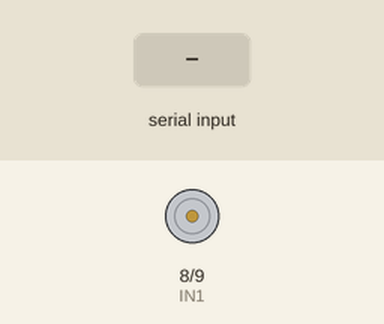
Recording of a sketch running on a simulated Arduino Uno, built with avr-gcc and run on an emulated ATmega328P. Shown: motor-driver pin pairs drawn as motors (green arrow = first pin HIGH = forward, orange = second pin HIGH = backward, longer = more drive, scaled by the enable pin). Inputs (shaded band) come from the test bench. What the sketch prints to the serial monitor is not drawn.

Above: at 1.2 s.
1.3 s: "1" received over Serial
Timing chart, 0 to 4.3 s (numbered marks = the images above; inputs shaded):
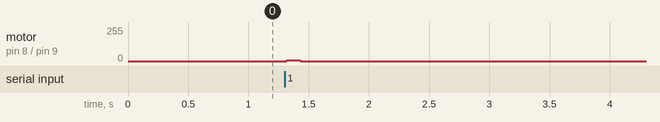

The sketch:

arduino.ino
```cpp
const int VELOCIDADE_MOTOR = 5; // Velocidade da roda

const int TEMPO_GIRO_MOTOR = 110; // Tempo de giro do motor

// Pinos do Hardware, importante verificar!!!
const int IN1 = 8;
const int IN2 = 9;
const int ENA = 10;

void setup() {
  pinMode(IN1, OUTPUT);
  pinMode(IN2, OUTPUT);
  pinMode(ENA, OUTPUT);

  // Garante que o motor comece parado
  digitalWrite(IN1, LOW);
  digitalWrite(IN2, LOW);
  analogWrite(ENA, 0);

  Serial.begin(9600);
  Serial.println("Sistema pronto.");
  Serial.println("Envie qualquer comando para girar o motor para frente.");
}

void loop() {
  if (Serial.available() > 0) {

    Serial.println("Comando recebido, acionando motor para frente...");

    acionarMotorFrente();

    Serial.println("Movimento finalizado. Aguardando novo comando.");

    while(Serial.available() > 0) {
      Serial.read();
    }
  }
}


void acionarMotorFrente() {

  // Liga o motor
  Serial.print("Girando para frente ");
  Serial.print(TEMPO_GIRO_MOTOR);
  Serial.println(" ms...");

  digitalWrite(IN1, HIGH);
  digitalWrite(IN2, LOW);
  analogWrite(ENA, VELOCIDADE_MOTOR);

  delay(TEMPO_GIRO_MOTOR);

  // Corta a energia do pino de velocidade
  Serial.println("Parando o motor.");
  analogWrite(ENA, 0);
  digitalWrite(IN1, LOW);
  digitalWrite(IN2, LOW);
}
```

Measured:
- after the input at 1.3 s, motor on pin 8 (IN1) / pin 9 (IN2): stopped → forward 5/255 at once, → stopped 0.11 s later
